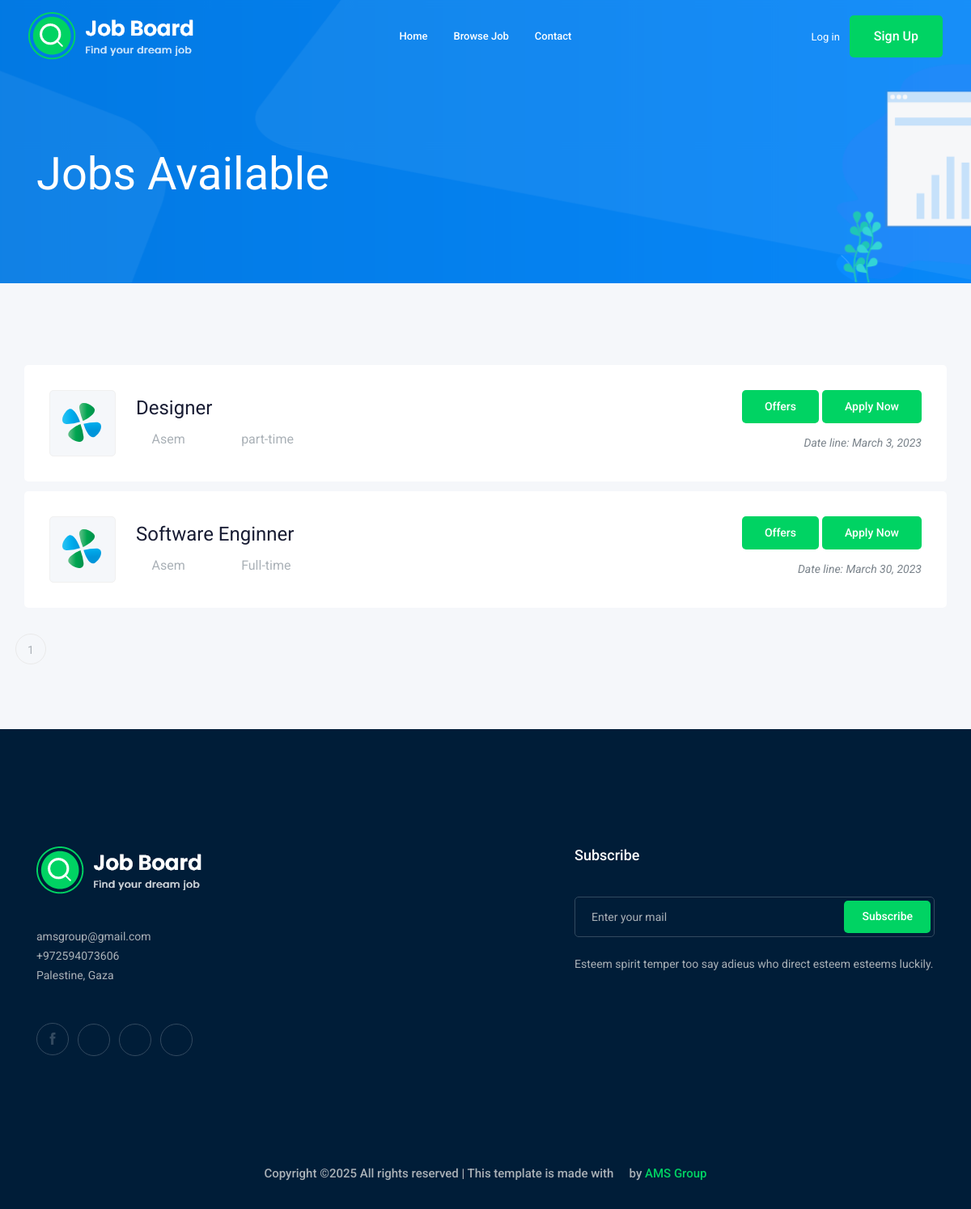
The app's page /browse_more_job/ with its own data.
### job/models.py (models this page shows, shortened)
class job(models.Model):
    title = models.CharField(max_length=30)
    description = models.TextField(max_length=6000)
    created_at = models.DateTimeField(auto_now_add=True)
    deadline = models.DateTimeField()
    salary = models.DecimalField(max_digits=7,decimal_places=2,default=0.0)
    category = models.ForeignKey(category, on_delete=models.CASCADE,related_name='job_category')
    created_by = models.ForeignKey(freelancer, on_delete=models.CASCADE)
    cover = models.ImageField(upload_to="img/post/", null=True)
    job_nature = models.CharField(max_length=30, null=True)
    location = models.CharField(max_length=50,default='remot')

class freelancer(models.Model):
    user = models.OneToOneField(User, on_delete=models.CASCADE)
    name_job = models.CharField(max_length=100, null=True)
    country = models.CharField(max_length=100)
    image = models.ImageField(upload_to="img/freelancer/", null=True,default='img/blog/author.png')
    def __str__(self):
        return str(self.user.username)

### job/views.py (the view)
# urls.py: path("browse_more_job/",views.all_jobs,name="all_jobs"),
def all_jobs(request):
    alljobs = jobs.objects.all()
    paginator = Paginator(alljobs,10)
    page_number = request.GET.get('page')
    page_object = paginator.get_page(page_number)
    context = {
        "alljobs": page_object,
    }
    return render(request, "pages/jobs.html", context)

### templates/pages/jobs.html (shortened to what this page needs)
{% extends 'base.html' %}
{% load static %}
{% block header %}{% include "includes/header.html" %}{% endblock %}
{% block content %}
    <div class="bradcam_area bradcam_bg_1">
        <div class="container">
            <div class="row">
                <div class="col-xl-12">
                    <div class="bradcam_text">
                        <h3>Jobs Available</h3>
                    </div>
                </div>
            </div>
        </div>
    </div>
    <div class="job_listing_area plus_padding">
        <div class="container">
            <div class="row">
                <div class="col-lg-25">
                    <div class="job_lists m-0">
                        <div class="row">
                            {% for job in alljobs %}
                            <div class="col-lg-12 col-md-12">
                                <div class="single_jobs white-bg d-flex justify-content-between">
                                    <div class="jobs_left d-flex align-items-center">
                                        <div class="thumb">
                                            <img src="{% static 'img/svg_icon/1.svg' %}" alt="">
                                        </div>
                                        <div class="jobs_conetent">
                                            <h4>{{ job.title }}</h4>
                                            <div class="links_locat d-flex align-items-center">
                                                <div class="location">
                                                    <p><i class="fa fa-user"></i>{{ job.created_by }}</p>
                                                </div>
                                                <div class="location">
                                                    <p><i class="fa fa-clock-o"></i>{{ job.job_nature }}</p>
                                                </div>
                                            </div>
                                        </div>
                                    </div>
                                    <div class="jobs_right">
                                        <div class="apply_now">
                                            <a href="{% url 'offers' job.id %}" class="boxed-btn3">Offers</a>
                                            <a href="{% url 'job_details' job.pk %}" class="boxed-btn3">Apply Now</a>
                                        </div>
                                        <div class="date">
                                            <p>Date line: {{ job.deadline.date }}</p>
                                        </div>
                                    </div>
                                </div>
                            </div>
                        {% endfor %}
                        <div class="row">
                            <div class="col-lg-12">
                                <div class="pagination_wrap">
                                    <ul>
                                        {% for num in alljobs.paginator.page_range %}
                                            {% if alljobs.number == num %}
                                                <li class="active"><a href="?page={{ num }}">{{ num }}</a></li>
                                            {% else %}
                                                <li><a href="?page={{ num }}">{{ num }}</a></li>
                                            {% endif %}
                                        {% endfor %}
                                    </ul>
                                </div>
                            </div>
                        </div>
                        </div>
                    </div>
                </div>
            </div>
        </div>
    </div>
{% endblock %}
{% block footer %}
    {% include "includes/footer.html" %}
{% endblock  %}

### templates/base.html (shortened to what this page needs)
{% load static %}
<!doctype html>
<html class="no-js" lang="zxx">
<head>
    <link rel="stylesheet" href="{% static 'css/bootstrap.min.css' %}" >
    <link rel="stylesheet" href="{% static 'css/owl.carousel.min.css' %}" >
    <link rel="stylesheet" href="{% static 'css/magnific-popup.css' %}" >
    <link rel="stylesheet" href="{% static 'css/font-awesome.min.css' %}" >
    <link rel="stylesheet" href="{% static 'css/themify-icons.css' %}" >
    <link rel="stylesheet" href="{% static 'css/nice-select.css' %}" >
    <link rel="stylesheet" href="{% static 'css/flaticon.css' %}" >
    <link rel="stylesheet" href="{% static 'css/gijgo.css' %}" >
    <link rel="stylesheet" href="{% static 'css/animate.min.css' %}" >
    <link rel="stylesheet" href="{% static 'css/slicknav.css' %}" >
    <link rel="stylesheet" href="{% static 'css/style.css' %}" >
</head>
<body>
    {% block header %}{% endblock %}
    {% block content %}{% endblock %}
    {% block footer %}{% endblock  %}
</body>
</html>

### templates/includes/header.html (shortened to what this page needs)
{% load static %}
<header>
    <div class="header-area">
        <div id="sticky-header" class="main-header-area">
            <div class="container-fluid ">
                <div class="header_bottom_border">
                    <div class="row align-items-center">
                        <div class="col-xl-3 col-lg-2">
                            <div class="logo">
                                <a href="{% url 'index' %}">
                                    <img src="{% static 'img/logo.png' %}" alt="">
                                </a>
                            </div>
                        </div>
                        <div class="col-xl-6 col-lg-7">
                            <div class="main-menu  d-none d-lg-block">
                                <nav>
                                    <ul id="navigation">
                                        <li><a href="{% url 'index' %}">home</a></li>
                                        <li><a href="{% url 'all_jobs' %}">Browse Job</a></li>
                                        <li><a href="#footer">Contact</a></li>
                                    </ul>
                                </nav>
                            </div>
                        </div>
                        {% if user.is_authenticated %}
                            <ul class="navbar-nav ml-auto mr-5 ">
                                <li class="nav-item dropdown">
                                    <a class="nav-link dropdown-toggle text-white p-1" href="#" id="userMenu" data-toggle="dropdown" aria-haspopup="true" aria-expanded="false">
                                        <i class="fa fa-user"></i> {{ user.username }}
                                    </a>
                                    <div class="dropdown-menu dropdown-menu-right" aria-labelledby="userMenu">
                                        <a class="dropdown-item" href="{% url 'profile' user.username %}">My account</a>
                                        <a class="dropdown-item" href="{% url 'change_password' %}">Change password</a>
                                        <div class="dropdown-divider"></div>
                                        <form method="post" action="{% url 'logout' %}" class="d-inline">
                                            {% csrf_token %}
                                            <button type="submit" class="btn btn-danger d-flex align-items-center py-2 px-4">
                                                <i class="fas fa-sign-out-alt me-2"></i> Logout
                                            </button>
                                        </form>
                                    </div>
                                </li>
                            </ul>
                        {% else %}
                            <div class="col-xl-3 col-lg-3 d-none d-lg-block">
                                <div class="Appointment">
                                    <div class="phone_num d-none d-xl-block">
                                        <a href="login">Log in</a>
                                    </div>
                                    <div class="d-none d-lg-block">
                                        <a class="boxed-btn3" href="signup">Sign up</a>
                                    </div>
                                </div>
                            </div>
                        {% endif %}
                        <div class="col-12">
                        </div>
                    </div>
                </div>
            </div>
        </div>
    </div>
</header>

### templates/includes/footer.html
{% load static %}
<footer class="footer" id="footer">
    <div class="footer_top">
        <div class="container">
            <div class="row">
                <div class="col-xl-7 col-md-6 col-lg-3">
                    <div class="footer_widget wow fadeInUp" data-wow-duration="1s" data-wow-delay=".3s">
                        <div class="footer_logo">
                            <a href="#">
                                <img src="{% static 'img/logo.png' %}" alt="">
                            </a>
                        </div>
                        <p>
                            amsgroup@gmail.com <br>
                            +972594073606 <br>
                            Palestine, Gaza
                        </p>
                        <div class="socail_links">
                            <ul>
                                <li>
                                    <a href="https://www.facebook.com/anas.sn.79" target="_blank">
                                        <i class="ti-facebook"></i>
                                    </a>
                                </li>
                                <li>
                                    <a href="https://www.linkedin.com/in/anas-abu-sultan/" target="_blank">
                                        <i class="fa fa-linkedin"></i>
                                    </a>
                                </li>
                                <li>
                                    <a href="https://github.com/Anas0Abu0Sultan" target="_blank">
                                        <i class="fa fa-twitter"></i>
                                    </a>
                                </li>
                                <li>
                                    <a href="https://www.instagram.com/anas.b.sn300/" target="_blank">
                                        <i class="fa fa-instagram"></i>
                                    </a>
                                </li>
                            </ul>
                        </div>
                    </div>
                </div>
                <div class="col-xl-5 col-md-6 col-lg-4">
                    <div class="footer_widget wow fadeInUp" data-wow-duration="1.3s" data-wow-delay=".6s">
                        <h3 class="footer_title">
                            Subscribe
                        </h3>
                        <form action="post" class="newsletter_form">
                            <input type="email" placeholder="Enter your mail" required>
                            <button type="submit">Subscribe</button>
                        </form>
                        <p class="newsletter_text">Esteem spirit temper too say adieus who direct esteem esteems
                            luckily.</p>
                    </div>
                </div>
            </div>
        </div>
    </div>
    <div class="copy-right_text wow fadeInUp" data-wow-duration="1.4s" data-wow-delay=".3s">
        <div class="container">
            <div class="row">
                <div class="col-xl-12">
                    <p class="copy_right text-center">
                        Copyright &copy;<script>document.write(new Date().getFullYear());</script> All rights reserved | This template is made with <i class="fa fa-heart-o" aria-hidden="true"></i> by <a>AMS Group</a>
                    </p>
                </div>
            </div>
        </div>
    </div>
</footer>

### records on screen
job: title "Designer", created_by "Asem", job_nature "part-time", deadline "March 3, 2023"
job: title "Software Enginner", created_by "Asem", job_nature "Full-time", deadline "March 30, 2023"

### other values on screen
{{ num }} "1"
